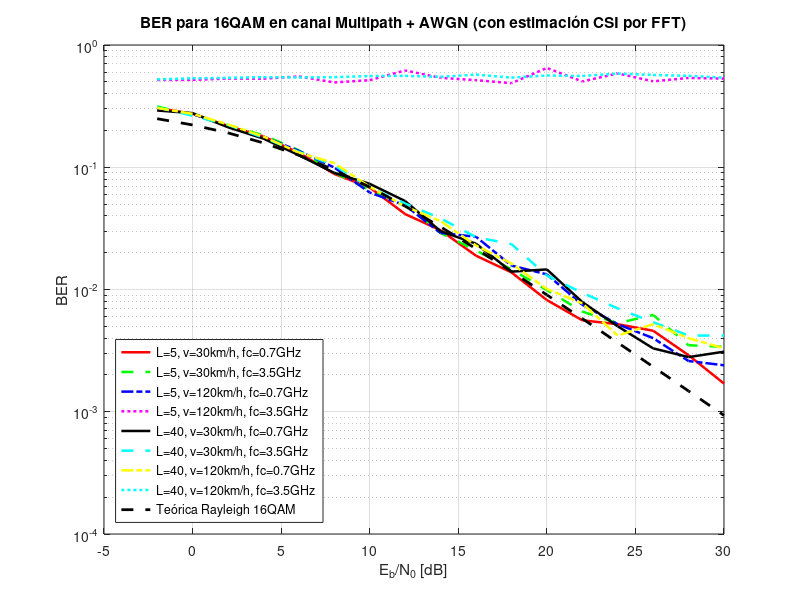
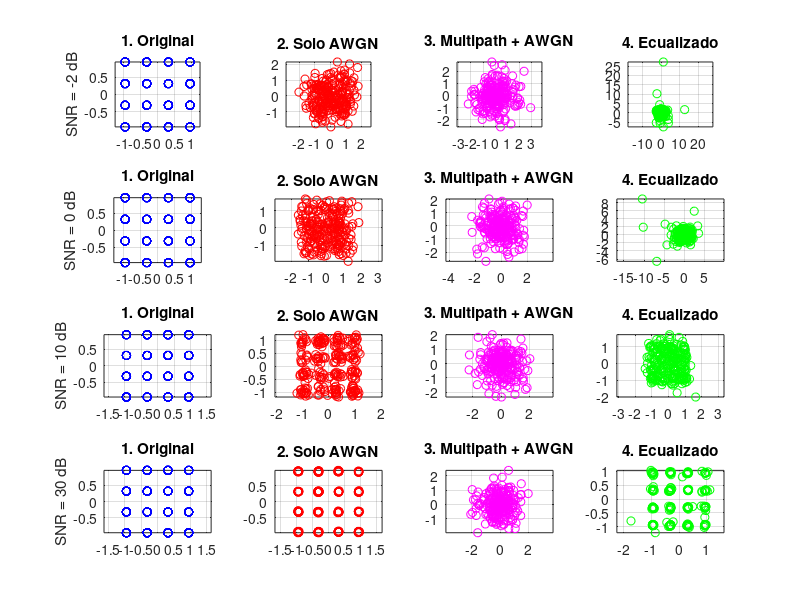

MATLAB code to generate these figures, in order: (Note: this script raises an error after producing the figures.)
clc; clear all; close all;

% Parámetros fijos
num_bits = 1e3;
k = 4; % 16-QAM
num_symbols = num_bits / k;
EbN0_dB = -2:2:30;
num_runs = 10;

% Mapeo 16-QAM (constelación 4x4 normalizada)
re_vals = [-3, -1, 1, 3];
im_vals = [-3, -1, 1, 3];
[re_grid, im_grid] = meshgrid(re_vals, im_vals);
mapping = (re_grid(:) + 1j*im_grid(:)) / sqrt(10); % Normalización de potencia

bit_map = de2bi(0:15, 4, 'left-msb');

% Valores de SNR para constelaciones
snr_plot_vals = [-2, 0, 10, 30];
saved_constellations = struct();

% Variables a recorrer
L_vals = [5, 40];
v_kmh_vals = [30, 120];
fc_vals = [700e6, 3.5e9];

% Parámetros de piloto
N = 1;
pilot_sym = mapping(1); % símbolo válido de 16-QAM

% Colores y estilos
colors = ['r', 'g', 'b', 'm', 'k', 'c', 'y', 'c'];
styles = {'-', '--', '-.', ':'};

figure;
legend_entries = {};
plot_idx = 1;

for iL = 1:length(L_vals)
    for iv = 1:length(v_kmh_vals)
        for ifc = 1:length(fc_vals)
            L = L_vals(iL);
            v_kmh = v_kmh_vals(iv);
            fc = fc_vals(ifc);

            v = v_kmh / 3.6;
            lambda = 3e8 / fc;
            fd_max = v / lambda;

            ber_total = zeros(1, length(EbN0_dB));

            for idx = 1:length(EbN0_dB)
                EbN0_dB_val = EbN0_dB(idx);
                EbN0 = 10^(EbN0_dB_val/10);
                N0 = 1/(2*k*EbN0);

                for run = 1:num_runs
                    bits = randi([0 1], 1, num_bits);
                    bit_quads = reshape(bits, 4, []).';
                    indices = bi2de(bit_quads, 'left-msb') + 1;
                    data_symbols = mapping(indices).';

                    % Insertar pilotos cada N símbolos
                    tx_symbols = [];
                    pilot_pos = [];
                    data_pos = [];
                    i = 1;
                    while i <= num_symbols
                        tx_symbols = [tx_symbols, pilot_sym];
                        pilot_pos = [pilot_pos, length(tx_symbols)];

                        if i+N-1 <= num_symbols
                            tx_symbols = [tx_symbols, data_symbols(i:i+N-1)];
                            data_pos = [data_pos, length(tx_symbols)-N+1 : length(tx_symbols)];
                            i = i + N;
                        else
                            remaining = num_symbols - i + 1;
                            tx_symbols = [tx_symbols, data_symbols(i:end)];
                            data_pos = [data_pos, length(tx_symbols)-remaining+1 : length(tx_symbols)];
                            break;
                        end
                    end

                    len = length(tx_symbols);

                    % Canal Rayleigh + ruido
                    t = linspace(0, 1, len);
                    an = ones(1,L)/sqrt(L);
                    thetan = 2*pi*rand(1,L);
                    fDn = fd_max * cos(2*pi*rand(1,L));
                    H_full = zeros(1,len);
                    for l = 1:L
                        H_full = H_full + an(l)*exp(1j*(thetan(l) - 2*pi*fDn(l)*t));
                    end
                    H_full(abs(H_full) < 1e-3) = 1e-3;

                    noise = sqrt(N0)*(randn(1,len) + 1j*randn(1,len));
                    y = tx_symbols .* H_full + noise;

                    % Estimación CSI con pilotos y FFT
                    rx_pilots = y(pilot_pos);
                    csi_est = rx_pilots / pilot_sym;
                    csi_interp_full = interpft(csi_est, length(tx_symbols));

                    % Ecualización
                    rx_data = y(data_pos);
                    csi_used = csi_interp_full(data_pos);
                    y_eq = rx_data ./ csi_used;

                    % Demodulación
                    decoded_bits = zeros(num_bits,1);
                    for n = 1:num_symbols
                        distances = abs(y_eq(n) - mapping).^2;
                        [~, idx_min] = min(distances);
                        decoded_bits(4*n-3:4*n) = bit_map(idx_min,:).';
                    end
                    ber_total(idx) = ber_total(idx) + sum(decoded_bits.' ~= bits);

                    % Guardar constelaciones
                    should_save = (run == 1) && (iL == 1) && (iv == 1) && (ifc == 1);
                    if should_save && ismember(EbN0_dB_val, snr_plot_vals)
                        if EbN0_dB_val < 0
                            s = sprintf('snr_m%d', abs(EbN0_dB_val));
                        else
                            s = sprintf('snr_%d', EbN0_dB_val);
                        end
                        saved_constellations.(s).tx = data_symbols;
                        saved_constellations.(s).rx_awgn = data_symbols + noise(1:num_symbols);
                        saved_constellations.(s).rx_multipath = rx_data;
                        saved_constellations.(s).rx_eq = y_eq;
                        fprintf('Guardando constelaciones para %s\n', s);
                    end
                end
            end

            ber_avg = ber_total / (num_runs * num_bits);

            style = styles{mod(plot_idx-1,length(styles))+1};
            color = colors(mod(plot_idx-1,length(colors))+1);
            semilogy(EbN0_dB, ber_avg, [color style], 'LineWidth', 1.8); hold on;

            legend_entries{end+1} = sprintf('L=%d, v=%dkm/h, fc=%.1fGHz', L, v_kmh, fc/1e9);
            plot_idx = plot_idx + 1;
        end
    end
end

% Curva teórica 16QAM en Rayleigh plano
EbN0_lin = 10.^(EbN0_dB/10);
M = 16;
k = log2(M);
gamma = (3/(M-1)) * EbN0_lin;
Pb_16qam_rayleigh = (4/k) * (1 - 1/sqrt(M)) * 0.5 .* (1 - sqrt(gamma ./ (gamma + 1)));
semilogy(EbN0_dB, Pb_16qam_rayleigh, 'k--', 'LineWidth', 2);
legend_entries{end+1} = 'Teórica Rayleigh 16QAM';

grid on;
legend(legend_entries, 'Location', 'southwest');
xlabel('E_b/N_0 [dB]');
ylabel('BER');
title('BER para 16QAM en canal Multipath + AWGN (con estimación CSI por FFT)');

%% Figura de constelaciones
figure;
snrs = snr_plot_vals;
titles = {'1. Original', '2. Solo AWGN', '3. Multipath + AWGN', '4. Ecualizado'};

for i = 1:length(snrs)
    if snrs(i) < 0
        s = sprintf('snr_m%d', abs(snrs(i)));
    else
        s = sprintf('snr_%d', snrs(i));
    end

    if isfield(saved_constellations, s)
        data = saved_constellations.(s);

        subplot(4,4,(i-1)*4+1);
        plot(real(data.tx), imag(data.tx), 'bo'); axis equal; grid on;
        title(titles{1});
        ylabel(sprintf('SNR = %d dB', snrs(i)));

        subplot(4,4,(i-1)*4+2);
        plot(real(data.rx_awgn), imag(data.rx_awgn), 'ro'); axis equal; grid on;
        title(titles{2});

        subplot(4,4,(i-1)*4+3);
        plot(real(data.rx_multipath), imag(data.rx_multipath), 'mo'); axis equal; grid on;
        title(titles{3});

        subplot(4,4,(i-1)*4+4);
        plot(real(data.rx_eq), imag(data.rx_eq), 'go'); axis equal; grid on;
        title(titles{4});
    else
        fprintf('Advertencia: no se guardaron constelaciones para SNR = %d dB\n', snrs(i));
    end
end

sgtitle('Constelaciones fft para SNR = -2, 0, 10, 30 dB (L=5, v=30km/h, fc=700MHz)');
